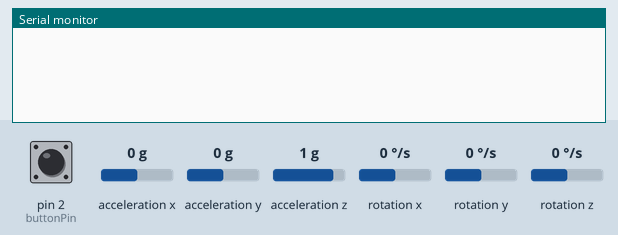
Simulated run of this sketch. Board: Arduino Uno, built with avr-gcc and run on an emulated ATmega328P. On the bench: the last lines printed to the serial monitor. Inputs (shaded band) come from the test bench; at power-on: pin 2 (buttonPin) HIGH, acceleration x 0 g, acceleration y 0 g, acceleration z 1 g, rotation x 0 °/s, rotation y 0 °/s, rotation z 0 °/s. Storage starts empty; the audio player accepts every command and is not drawn.

Above: at 1.2 s.
1.3 s: pin 2 (buttonPin) pulled LOW for 0.15 s
At 3.5 s:
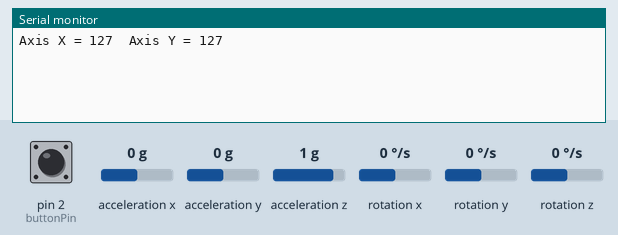
3.8 s: acceleration x set to -1.4 g
At 5.7 s:
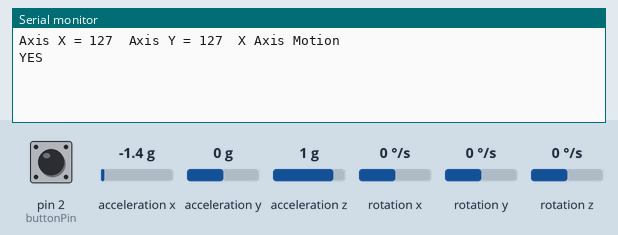
6.8 s: acceleration y set to -1.4 g
At 9.7 s:
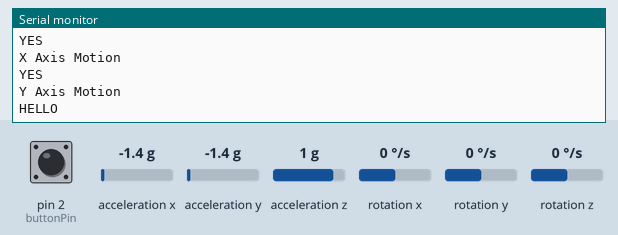
9.8 s: acceleration x set to -0.8 g
At 11.9 s:
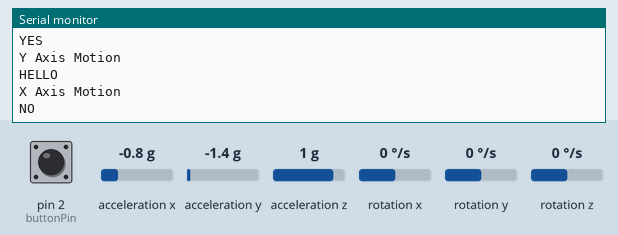
12.8 s: acceleration y set to -0.8 g
At 16.2 s:
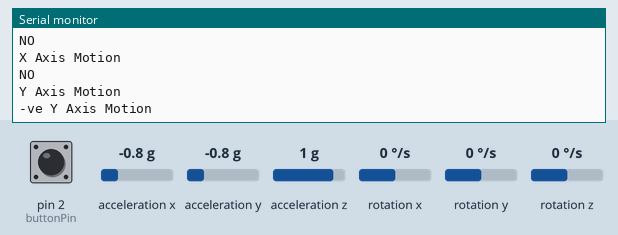

The sketch:

arduino.ino
```cpp
#include "Wire.h"
#include "I2Cdev.h"
#include "MPU6050.h"
#include "SD.h"
#define SD_ChipSelectPin 10
#include "TMRpcm.h"
#include "SPI.h"
TMRpcm tmrpcm;
MPU6050 mpu;
int16_t ax, ay, az;
int16_t gx, gy, gz;

const int buttonPin = 2;
int buttonState = 0;
int Flag = 0;

struct MyData {
  byte X;
  byte Y;
  byte Z;
};

MyData data;
MyData data2;

void setup()
{
  tmrpcm.speakerPin=9;
  Serial.begin(9600);
  Wire.begin();
  mpu.initialize();
  pinMode (buttonPin, INPUT);
  if(!SD.begin(SD_ChipSelectPin))
  {
    Serial.println("SD fail");
    return;
  }
  tmrpcm.setVolume(6);
}

void loop()
{
  mpu.getMotion6(&ax, &ay, &az, &gx, &gy, &gz);
  /* When Flag = 0 This Mean The Button Not Pressed */
  if (Flag == 0)
  {
      buttonState = digitalRead(buttonPin);
      if(buttonState == LOW)
      {
        /* Start Value */
          Flag = 1;
          data.X = map(ax, -17000, 17000, 0, 255 ); // X axis data
          data.Y = map(ay, -17000, 17000, 0, 255);  // Y axis data
          delay(1000);
          Serial.print("Axis X = ");
          Serial.print(data.X);
          Serial.print("  ");
          Serial.print("Axis Y = ");
          Serial.print(data.Y);
          Serial.print("  ");
      }
  }
  /* When Flag = 1 This Mean The Button Pressed */
  else
  {
    /* Reading Values */
    data2.X = map(ax, -17000, 17000, 0, 255 ); // X axis data
    data2.Y = map(ay, -17000, 17000, 0, 255);  // Y axis data
    delay(1000);
    /* check Axis Change
      if Condition is True This Mean X Axis Change */
    if(abs(data2.X - data.X) > abs(data2.Y - data.Y) && abs(data2.X - data.X) > 60)
    {
      Serial.println("X Axis Motion");
      /* Check Direction of X axis is Right or Left */
      if((data2.X - data.X) > 0 )
      {
        Serial.println("YES");
        tmrpcm.play("yes.wav");
        delay(1000);
      }
      else
      {
        Serial.println("NO");
        tmrpcm.play("no.wav");
        delay(1000);
      }
    }
    /* This Mean Y Axis Change */
    else
    {
      /* Check That if happen Change or not */
      if(abs(data2.Y - data.Y) > 60)
      {
        Serial.println("Y Axis Motion");
        /* Check Direction of Y axis is Right or Left */
        if((data2.Y - data.Y) > 0 )
        {
          Serial.println("HELLO");
        tmrpcm.play("hello.wav");
        delay(1000);

        }
        else
        {
          Serial.println("-ve Y Axis Motion");
        }
      }
    }
  }
}
```

Measured:
- after the input at 1.3 s, the serial monitor: prints a new line after 1.0 s (image 1)
- after the input at 3.8 s, the serial monitor: prints a new line after 1.5 s (image 2)
- after the input at 6.8 s, the serial monitor: prints a new line after 2.5 s (image 3)
- after the input at 9.8 s, the serial monitor: prints a new line after 1.5 s (image 4)
- after the input at 12.8 s, the serial monitor: prints a new line after 2.5 s (image 5)
